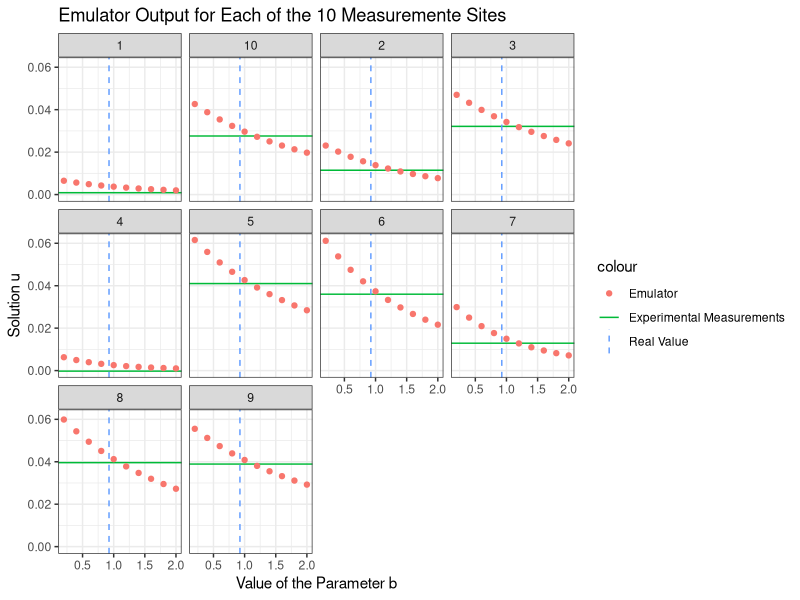
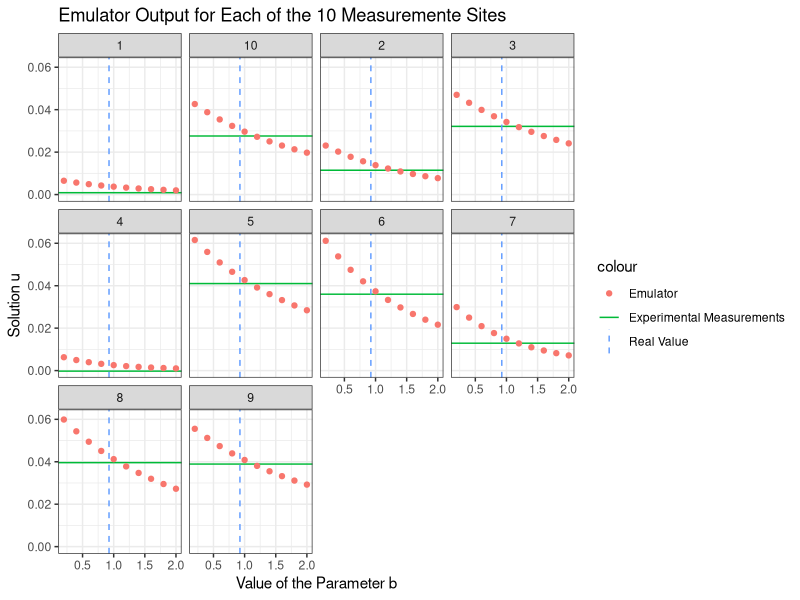

The R script that drew these images, in order:
#Script to explore the data output of the scripts data_experimental.m and data_output.m


#Author: Juan Garcia
#email: jggarcia@sfu.ca
#Date: Nov 13 2016

library(ggplot2)

exper=read.csv('experimental_data.csv')
synt=read.csv('simulation_datab.csv')

data=data.frame()
b=seq(0.2,2,by=0.2);

#Organizing the data
for(k in 1:10){
	output=as.numeric(synt[k,3:12])
	location=rep(k,10);
	temp=cbind(location,b,output)
	
	data=rbind(data,temp);
}
data$location=as.factor(data$location)	






hmm=data.frame(location=levels(data$location),z=exper$measures)
hmm2=data.frame(location=levels(data$location),z=rep(0.925,10));
#
#
##Plotting the results from the emulator
#
#
##plot(b,synt[1,3:12]); abline(h=exper[1,3],col='red')
#
#
g=ggplot(data,aes(b))+facet_wrap(~location)

g=g+geom_hline(data=hmm,aes(yintercept=z,color='Experimental Measurements'))#color='Experimental Masures'))

g=g+geom_vline(data=hmm2,aes(xintercept=z,color='Real Value'),
linetype='dashed')

g=g+geom_point(aes(y=output,color='Emulator'))+scale_alpha_manual(values=c(0,1))#color='Emulator Results'))

g=g+ggtitle('Emulator Output for Each of the 10 Measuremente Sites')+xlab('Value of the Parameter b')

g=g+ylab('Solution u')+theme_bw()


g=g+scale_linetype_manual(values=c('black','black','black'),
guide=guide_legend(override.aes=list(linetype=c(0,1,2),shape=c(16,NA,NA),title='Legend')))
#g=g+guides(color=guide_legend(override.aes=list(linetype=c(1,0),shape=c(NA,16))))
#g=g+theme(legend.position=c(0.7,0.2))

print(g)

ggsave('../Tesis/FigChap3/nofitted.jpg')
